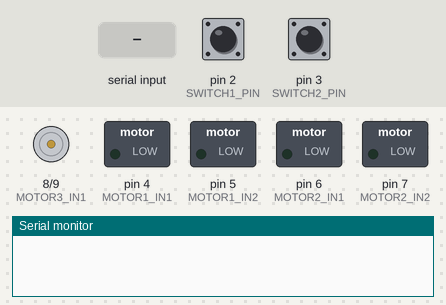
Bench run of a sketch on a simulated Arduino Uno, built with avr-gcc and run on an emulated ATmega328P. Parts: motor-driver pin pairs drawn as motors (green arrow = first pin HIGH = forward, orange = second pin HIGH = backward, longer = more drive), switched loads named in the sketch (green lamp = pin HIGH), the last lines printed to the serial monitor. The test bench sets the inputs (shaded band); at power-on: pin 2 (SWITCH1_PIN) HIGH, pin 3 (SWITCH2_PIN) HIGH.

Above: at 1.2 s.
1.3 s: "enable\n" received over Serial
At 2.6 s:
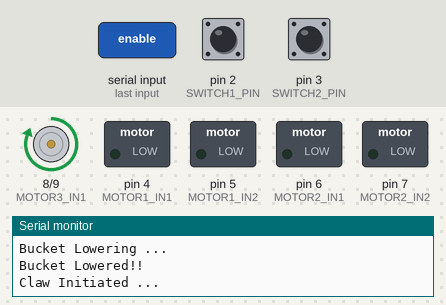
Timing chart, 0 to 12.8 s (numbered marks = the images above; inputs shaded):
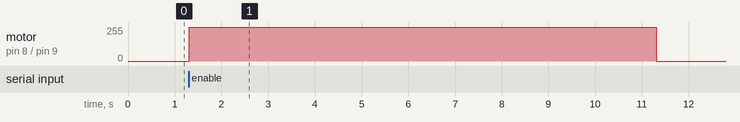

The sketch:

poop_collection_arduino.ino
```cpp
#define SWITCH1_PIN 2
#define SWITCH2_PIN 3

#define MOTOR1_IN1 4
#define MOTOR1_IN2 5

#define MOTOR2_IN1 6
#define MOTOR2_IN2 7

#define MOTOR3_IN1 8
#define MOTOR3_IN2 9

void setup() {
  Serial.begin(9600);
  pinMode(SWITCH1_PIN, INPUT_PULLUP);
  pinMode(SWITCH2_PIN, INPUT_PULLUP);

  pinMode(MOTOR1_IN1, OUTPUT);
  pinMode(MOTOR1_IN2, OUTPUT);
  pinMode(MOTOR2_IN1, OUTPUT);
  pinMode(MOTOR2_IN2, OUTPUT);
  pinMode(MOTOR3_IN1, OUTPUT);
  pinMode(MOTOR3_IN2, OUTPUT);
}

void loop() {
  if (Serial.available() > 0) {
    String command = Serial.readStringUntil('\n');
    if (command == "enable") {
      // Drive the first and second motor forward
      Serial.println("Bucket Lowering ...");
      digitalWrite(MOTOR1_IN1, HIGH);
      digitalWrite(MOTOR1_IN2, LOW);
      digitalWrite(MOTOR2_IN1, HIGH);
      digitalWrite(MOTOR2_IN2, LOW);

      while (digitalRead(SWITCH1_PIN) == LOW) {}
      // Stop the first and second motor on first switch
      Serial.println("Bucket Lowered!!");
      digitalWrite(MOTOR1_IN1, LOW);
      digitalWrite(MOTOR1_IN2, LOW);
      digitalWrite(MOTOR2_IN1, LOW);
      digitalWrite(MOTOR2_IN2, LOW);

      // Drive the third motor forward for 10 seconds
      Serial.println("Claw Initiated ...");
      digitalWrite(MOTOR3_IN1, HIGH);
      digitalWrite(MOTOR3_IN2, LOW);
      delay(10000);
      // Stop the second and third motor

      digitalWrite(MOTOR3_IN1, LOW);
      digitalWrite(MOTOR3_IN2, LOW);
      Serial.println("Claw Stopped !!");

      // Reverse the direction of the first motor
      Serial.println("Bucket Reversing ...");
      digitalWrite(MOTOR1_IN1, LOW);
      digitalWrite(MOTOR1_IN2, HIGH);
      digitalWrite(MOTOR2_IN1, LOW);
      digitalWrite(MOTOR2_IN2, HIGH);

      while (digitalRead(SWITCH2_PIN) == LOW) {}
      Serial.println("Bucket Reversed !!");
      // Stop the first motor
      digitalWrite(MOTOR1_IN1, LOW);
      digitalWrite(MOTOR1_IN2, LOW);
      digitalWrite(MOTOR2_IN1, LOW);
      digitalWrite(MOTOR2_IN2, LOW);

      // Send the "complete" message to notify action is complete
      Serial.println("complete");
    }
    else {
      Serial.println("Invalid Command");
    }
  }
}
```

Measured:
- after the input at 1.3 s, motor on pin 8 (MOTOR3_IN1) / pin 9 (MOTOR3_IN2): stopped → forward 255/255 at once, → stopped 10.0 s later
